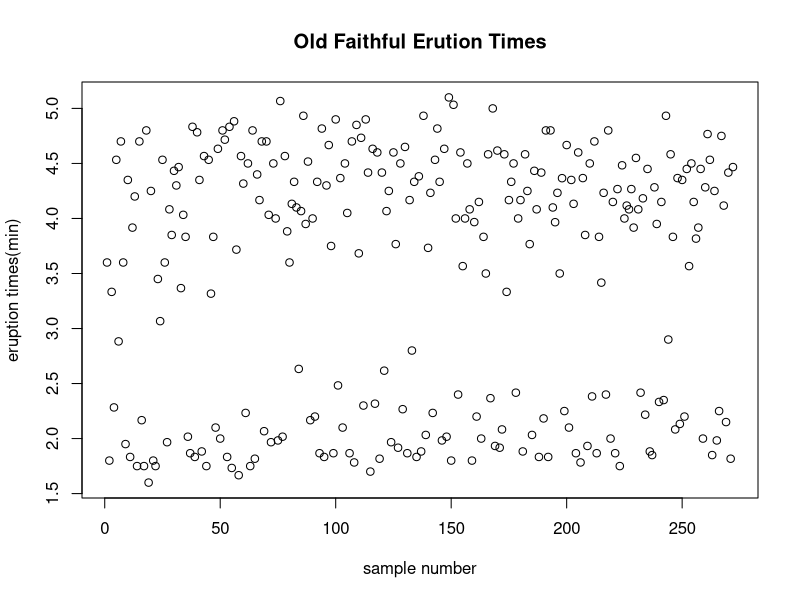
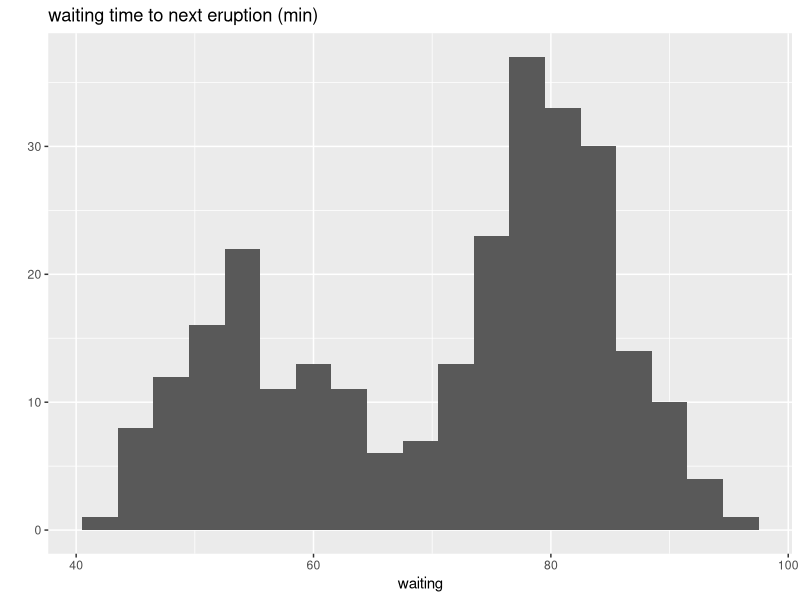

Generate these figures, in order, with R: (Note: this script raises an error after producing the figures.)
data("faithful")
names(faithful)
plot(faithful$eruptions, xlab = "sample number", ylab = "eruption times(min)", main = "Old Faithful Erution Times")

library(ggplot2)
qplot(x = waiting, data = faithful, binwidth = 3, main = "waiting time to next eruption (min)")

ggplot(faithful,aes(x = waiting)) + geom_histogram((binwidth = 1))

ggplot(faithful, aes(waiting)) + geom_histogram(binwidth = 1)

data("mtcars")
names(mtcars)
x = seq(-2,2,length.out = 30)
y = x^2
qplot(x,y,geom = "line")
qplot(x,y,geom = c("point","line"))
dataframe = data.frame(x,y)
ggplot(dataframe, aes(x,y)) + geom_line() + geom_point()

S = sort.int(mpg$cty, index.return = T)
plot(S$x, type = "l", lty = 2, xlab = "sample number (sorted by city mpg)", ylab = "mpg")
lines(mpg$hwy[S$ix], lty = 1)
legend("topleft", c("highway mpg", "city mpg"), lty = c(1,2))  



data("faithful")

plot(faithful$waiting, faithful$eruptions, 
     pch = 17, col = 2, cex = 1.2, 
     xlab = "waiting times", ylab = "eruption times")


install.packages('GGally')
library(GGally)

data("mtcars")
data(mpg)
names(mtcars)
plot(mtcars$mpg,
     mtcars$hp,
     pch = mtcars$am,
     xlab = "horsepower",
     cex = 1.2,
     ylab = "mpg",
     main = "mpg vs hp using transmission")
legend("topright", c("automatic", "manual"), pch = c(0,1))


names(mpg)

qplot(x = wt,
      y = mpg,
      data = mtcars,
      size = cyl,
      main = "MPG vs Weight using cylinder")

data("midwest")
plot(midwest$state, 
     midwest$percprof,
     pch = 17, col = 2, cex = 1.2,
     xlab = "states",
     ylab = "Professional Education"
)

qplot(x = state,
      y = county,
      data = midwest,
      size = percprof,
      main = "State Vs PercProf")

ggplot(midwest, aes(x = state, y = percprof)) + geom_line() + geom_point() 
#geom_histogram(binwidth = 2)

ggplot(midwest, aes(y = percprof, x = state)) + geom_violin(scale = "area")
#geom_bar(stat = "identity")



qplot(x = state,
      y = perchsd,
      data = midwest,
      main = "Percentage with HS Diploma VS. State")
ggplot(midwest, aes(x = state, y = perchsd)) + geom_violin(scale = "area")

ggplot(midwest, aes(x = state, y = perchsd)) + geom_boxplot()










